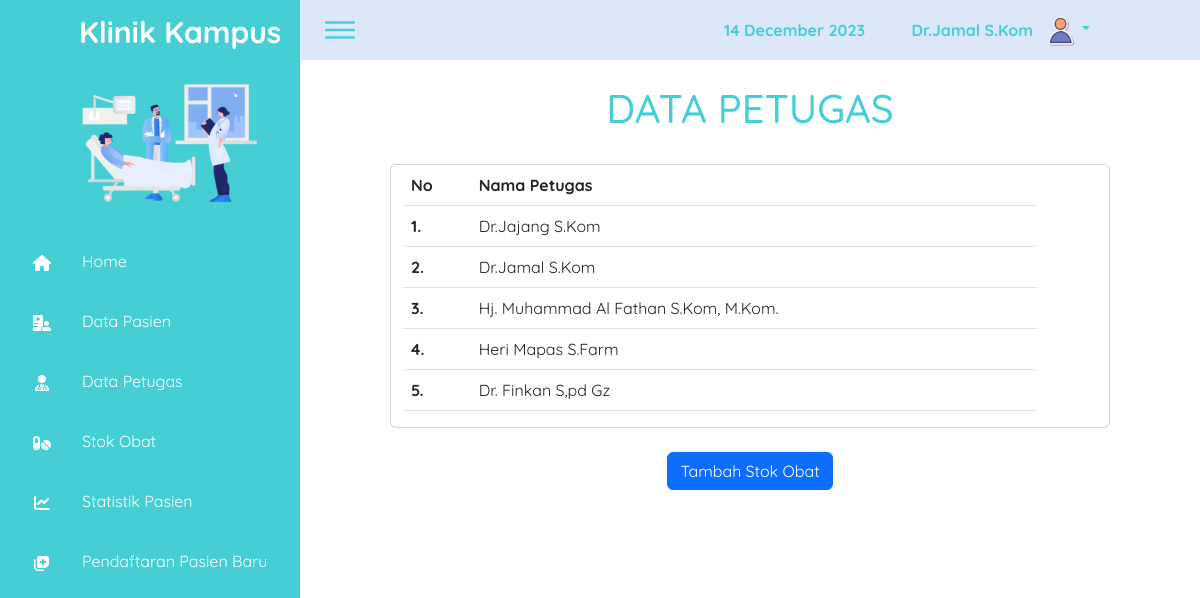
The app's page /dataPetugas.php (signed in) with its own data.
### tables this page shows
CREATE TABLE `petugas` (
  `id_petugas` int(11) NOT NULL,
  `nama_petugas` varchar(50) NOT NULL,
  `username` varchar(20) NOT NULL,
  `password` varchar(10) NOT NULL
);

### dataPetugas.php (the view, shortened to what this page needs)
<?php
require_once("header.php");
require_once("assets/db/database.php");
$hasilData = $koneksinya->query("SELECT*FROM petugas");
?>
<h1>
    <center>DATA PETUGAS</center>
</h1> <br>
<center>
    <div class="row card" style="width: 80%;">
        <div class="col-xl-11">
            <table class="table">
                <tr>
                    <th scope="col">No</th>
                    <th scope="col">Nama Petugas</th>
                </tr>
                <?php $i = 1;
                foreach ($hasilData as $data) : ?>
                    <tr>
                        <th scope="row"> <?= $i++ ?>. </th>
                        <td><?= $data['nama_petugas'] ?></td>
                    </tr>
                <?php endforeach; ?>
            </table>
        </div>
    </div>
</center>
<div class="row mt-4">
    <div class="col-lg-12 text-center">
        <a href="petugasTambah.php" class="btn btn-primary">Tambah Stok Obat</a>
    </div>
</div>
<?php require_once("footer.php"); ?>

### assets/css/style.css (style rules this page uses)
* { font-family: "Quicksand", sans-serif; margin: 0; padding: 0; box-sizing: border-box; }
html { scroll-behavior: smooth; transition: all 0.9s ease; }
:root { --blue: #46ced5; --blue2: #b6ebef; --blue3: #019dff; --topbar: #dce7f9; --white: #fff; --gray: #f5f5f5; --black1: #222; --black2: #999; --black3: #8d8d8d; }
body { min-height: 100vh; overflow-x: hidden; }

### records on screen
petugas: nama_petugas "Dr.Jajang S.Kom"
petugas: nama_petugas "Dr.Jamal S.Kom"
petugas: nama_petugas "Hj. Muhammad Al Fathan S.Kom, M.Kom."
petugas: nama_petugas "Heri Mapas S.Farm"
petugas: nama_petugas "Dr. Finkan S,pd Gz"

### other values on screen
$_SESSION["nama"] "Dr.Jamal S.Kom"
